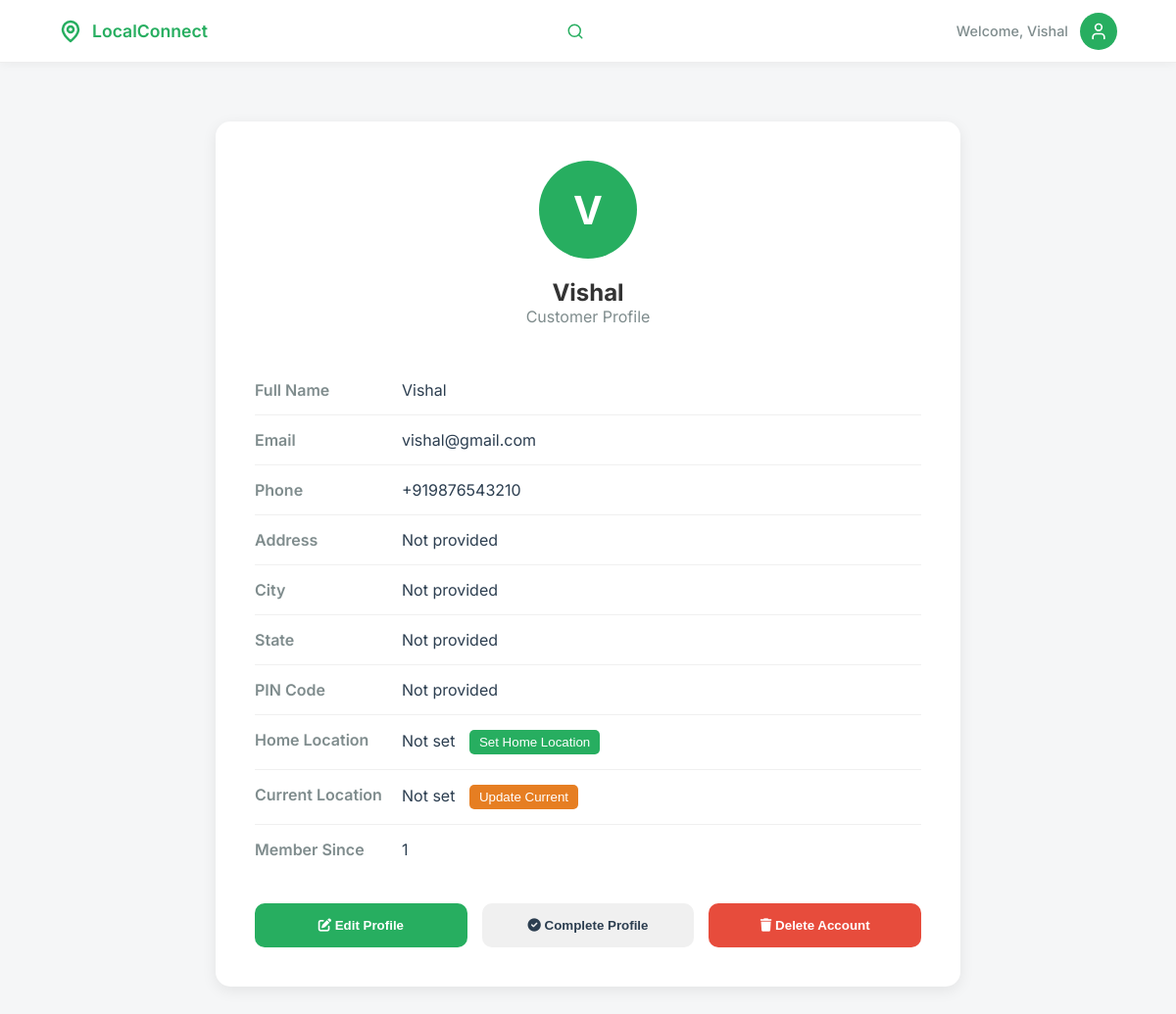
The page /customer/profile (signed in) on the database its author committed.
### models/models.py (models this page shows, shortened)
class Customer(db.Model):
    id = db.Column(db.Integer, primary_key=True)
    full_name = db.Column(db.String(100), nullable=False)
    email = db.Column(db.String(120), unique=True, nullable=False)
    phone = db.Column(db.String(20), nullable=False)
    password_hash = db.Column(db.String(128), nullable=False)
    address = db.Column(db.String(500))
    city = db.Column(db.String(100))
    state = db.Column(db.String(100))
    pincode = db.Column(db.String(10))
    latitude = db.Column(db.Float)
    longitude = db.Column(db.Float)
    home_latitude = db.Column(db.Float)
    home_longitude = db.Column(db.Float)
    current_latitude = db.Column(db.Float)
    current_longitude = db.Column(db.Float)
    orders = db.relationship('Order', backref='customer', lazy=True)

### app.py (the view)
@app.route('/customer/profile')
@customer_required
def customer_profile():
    user_id = session.get('user_id')
    customer = Customer.query.get(user_id)
    return render_template('customer/profile.html', user_name=session.get('user_name'), customer=customer, user_id=user_id)

### app.py (called while the page is built)
@app.before_request
def make_session_permanent():
    session.permanent = True

@app.before_request
def check_session_validity():
    if (request.endpoint and
        (request.endpoint.startswith('static') or
         request.endpoint in ['sign_in', 'customer_signup', 'vendor_signup', 'home', 'signup_success', 'forgot_password', 'reset_password', 'contact'] or
         request.endpoint.startswith('api.') or
         request.endpoint.startswith('get_vendor'))):
        return
    if request.endpoint and request.endpoint.startswith('api.'):
        return

### templates/customer/profile.html (shortened to what this page needs)
<!DOCTYPE html>
<html lang="en">
<head>
    <link rel="stylesheet" href="/static/css/customer/base.css">
    <link rel="stylesheet" href="https://cdnjs.cloudflare.com/ajax/libs/font-awesome/6.0.0/css/all.min.css">
</head>
<body>
    <header class="navbar">
        <div class="nav-container">
            <div class="logo" onclick="window.location.href='/customer/dashboard'">
                <svg width="24" height="24" viewBox="0 0 24 24" fill="none" stroke="currentColor" stroke-width="2.5"
                    stroke-linecap="round" stroke-linejoin="round">
                    <path d="M20 10c0 6-8 12-8 12s-8-6-8-12a8 8 0 0 1 16 0Z"></path>
                    <circle cx="12" cy="10" r="3"></circle>
                </svg>
                <span>LocalConnect</span>
            </div>
            <div class="search-wrapper" id="searchWrapper">
                <svg class="search-icon" width="18" height="18" viewBox="0 0 24 24" fill="none" stroke="currentColor"
                    stroke-width="2" stroke-linecap="round" stroke-linejoin="round">
                    <circle cx="11" cy="11" r="8"></circle>
                    <line x1="21" y1="21" x2="16.65" y2="16.65"></line>
                </svg>
            </div>
            <div class="user-profile">
                <span class="welcome-text">Welcome, {{ user_name or 'Guest' }}</span>
                <div class="avatar" id="profileIcon">
                    <svg width="20" height="20" viewBox="0 0 24 24" fill="none" stroke="currentColor" stroke-width="2"
                        stroke-linecap="round" stroke-linejoin="round">
                        <path d="M19 21v-2a4 4 0 0 0-4-4H9a4 4 0 0 0-4 4v2"></path>
                        <circle cx="12" cy="7" r="4"></circle>
                    </svg>
                </div>
            </div>
        </div>
    </header>
    <main class="profile-container">
        <div class="profile-card">
            <div class="profile-header">
                <div class="profile-avatar" id="profileAvatar"></div>
                <h2>{{ customer.full_name if customer else 'User' }}</h2>
                <p style="color: #7f8c8d;">Customer Profile</p>
            </div>
            <div class="profile-info">
                <div class="info-row">
                    <div class="info-label">Full Name</div>
                    <div class="info-value">{{ customer.full_name if customer else 'Not provided' }}</div>
                </div>
                <div class="info-row">
                    <div class="info-label">Email</div>
                    <div class="info-value">{{ customer.email if customer else 'Not provided' }}</div>
                </div>
                <div class="info-row">
                    <div class="info-label">Phone</div>
                    <div class="info-value">{{ customer.phone if customer else 'Not provided' }}</div>
                </div>
                <div class="info-row">
                    <div class="info-label">Address</div>
                    <div class="info-value">{{ customer.address if customer and customer.address else 'Not provided' }}
                    </div>
                </div>
                <div class="info-row">
                    <div class="info-label">City</div>
                    <div class="info-value">{{ customer.city if customer and customer.city else 'Not provided' }}</div>
                </div>
                <div class="info-row">
                    <div class="info-label">State</div>
                    <div class="info-value">{{ customer.state if customer and customer.state else 'Not provided' }}
                    </div>
                </div>
                <div class="info-row">
                    <div class="info-label">PIN Code</div>
                    <div class="info-value">{{ customer.pincode if customer and customer.pincode else 'Not provided' }}
                    </div>
                </div>
                <div class="info-row">
                    <div class="info-label">Home Location</div>
                    <div class="info-value">
                        {% if customer and customer.home_latitude and customer.home_longitude %}
                        <span>📍 {{ "%.6f, %.6f"|format(customer.home_latitude, customer.home_longitude) }}</span>
                        {% else %}
                        <span>Not set</span>
                        {% endif %}
                        <button onclick="setHomeLocation()"
                            style="margin-left:10px;padding:5px 10px;background:#27ae60;color:white;border:none;border-radius:5px;cursor:pointer;">{{
                            'Update' if customer and customer.home_latitude else 'Set' }} Home Location</button>
                    </div>
                </div>
                <div class="info-row">
                    <div class="info-label">Current Location</div>
                    <div class="info-value">
                        {% if customer and customer.current_latitude and customer.current_longitude %}
                        <span>📍 {{ "%.6f, %.6f"|format(customer.current_latitude, customer.current_longitude) }}</span>
                        {% else %}
                        <span>Not set</span>
                        {% endif %}
                        <button onclick="updateCurrentLocation()"
                            style="margin-left:10px;padding:5px 10px;background:#e67e22;color:white;border:none;border-radius:5px;cursor:pointer;">Update
                            Current</button>
                    </div>
                </div>
                <div class="info-row">
                    <div class="info-label">Member Since</div>
                    <div class="info-value">{{ customer.id if customer else 'N/A' }}</div>
                </div>
            </div>
            <div class="profile-actions">
                <button class="btn-action btn-edit" onclick="toggleEditMode()">
                    <i class="fa-solid fa-edit"></i> Edit Profile
                </button>
                <button class="btn-action btn-complete" onclick="completeProfile()">
                    <i class="fa-solid fa-check-circle"></i> Complete Profile
                </button>
                <button class="btn-action" style="background: #e74c3c; color: white;" onclick="deleteAccount()">
                    <i class="fa-solid fa-trash"></i> Delete Account
                </button>
            </div>
        </div>
    </main>
</body>
</html>

### static/css/customer/base.css (style rules this page uses)
:root { --bg-color: #f5f6f7; --primary-green: #27ae60; --dark-green: #219150; --text-main: #333; --text-dark: #2c3e50; --text-gray: #7f8c8d; --text-light: #7f8c8d; --card-shadow: 0 4px 15px rgba(0, 0, 0, 0.04); --border-radius: 18px; --bg-light: #f5f7f8; --bg-gray: #f5f7f8; }
* { margin: 0; padding: 0; box-sizing: border-box; transition: all 0.3s cubic-bezier(0.25, 0.8, 0.25, 1); }
body { font-family: 'Inter', sans-serif; background-color: var(--bg-color); color: var(--text-main); overflow-x: hidden; }
.navbar { background: white; height: 64px; display: flex; align-items: center; padding: 0 5%; box-shadow: 0 1px 10px rgba(0, 0, 0, 0.05); position: sticky; top: 0; z-index: 1000; border-bottom: 1px solid #eee; }
.nav-container { width: 100%; max-width: 1200px; margin: 0 auto; display: flex; justify-content: space-between; align-items: center; gap: 15px; }
.logo { display: flex; align-items: center; gap: 10px; color: var(--primary-green); font-weight: 600; font-size: 1.1rem; cursor: pointer; }
.search-wrapper { position: relative; width: 400px; flex: 1; max-width: 450px; transition: all 0.3s ease; }
.search-wrapper.collapsed { width: 40px; max-width: 40px; }
.search-icon { position: absolute; right: 18px; top: 50%; transform: translateY(-50%); color: var(--primary-green); cursor: pointer; }
.user-profile { display: flex; align-items: center; gap: 12px; position: relative; }
.welcome-text { font-size: 0.9rem; color: var(--text-gray); font-weight: 500; }
.avatar { width: 38px; height: 38px; background: var(--primary-green); border-radius: 50%; display: flex; align-items: center; justify-content: center; color: white; font-weight: 600; cursor: pointer; transition: all 0.3s ease; }

### templates/customer/profile.html (style rules this page uses)
.profile-container { max-width: 800px; margin: 40px auto; padding: 20px; }
.profile-card { background: white; border-radius: 15px; padding: 40px; box-shadow: 0 4px 15px rgba(0, 0, 0, 0.08); }
.profile-header { text-align: center; margin-bottom: 40px; }
.profile-avatar { width: 100px; height: 100px; background: #27ae60; border-radius: 50%; display: flex; align-items: center; justify-content: center; margin: 0 auto 20px; color: white; font-size: 40px; font-weight: 700; }
.profile-info { margin: 30px 0; }
.info-row { display: flex; padding: 15px 0; border-bottom: 1px solid #f0f0f0; }
.info-row:last-child { border-bottom: none; }
.info-label { font-weight: 600; color: #7f8c8d; width: 150px; }
.info-value { color: #2c3e50; flex: 1; }
.profile-actions { display: flex; gap: 15px; margin-top: 30px; }
.btn-action { flex: 1; padding: 15px; border: none; border-radius: 10px; font-weight: 600; cursor: pointer; transition: all 0.3s ease; }
.btn-edit { background: #27ae60; color: white; }
.btn-complete { background: #f0f0f0; color: #2c3e50; }

### rows shown on the page
Customer: full_name "Vishal", email "vishal@gmail.com", phone "+919876543210", address "Not provided", city "Not provided", state "Not provided", pincode "Not provided", home_latitude "Set", id "1"
